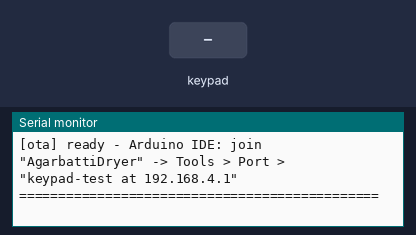
This sketch was run on a simulated ESP32. Shown: the last lines printed to the serial monitor. Wiring (inferred from the names in the program): PCF8574 port expander at I2C address 0x20. Wiring (inferred from the signals the program sends): 4×4 keypad with keys 1 2 3 A 4 5 6 B 7 8 9 C * 0 # D: rows Q0, Q1, Q2, Q3; columns Q4, Q5, Q6, Q7. Inputs (shaded band) come from the test bench.

Above: at 1.5 s.
1.6 s: key '1' pressed
At 2.5 s:
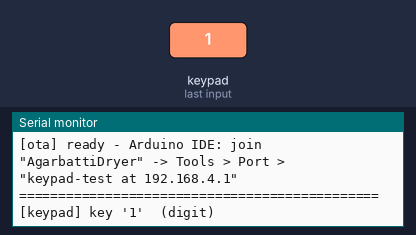
3.1 s: keypad keys 1 2 3 4 pressed 0.4 s apart
At 5.5 s:
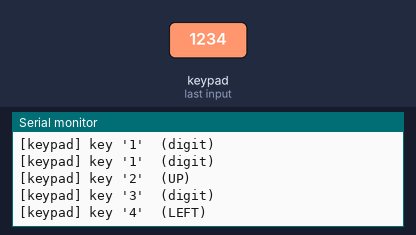
6.2 s: key 'A' pressed
At 6.9 s:
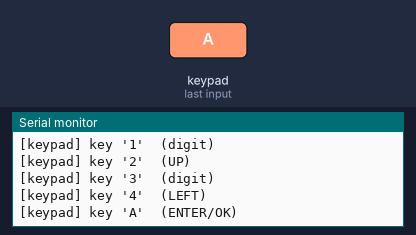
7.7 s: keypad keys 1 2 3 4 # pressed 0.4 s apart
At 10.8 s:
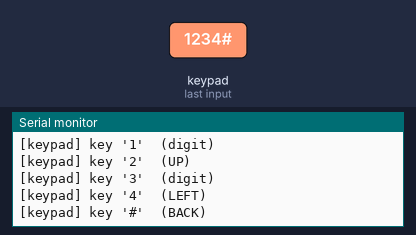
11.2 s: key '6' pressed
At 12.1 s:
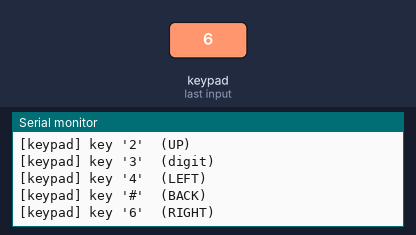
12.7 s: keypad keys 1 2 3 4 * pressed 0.4 s apart
At 15.5 s:
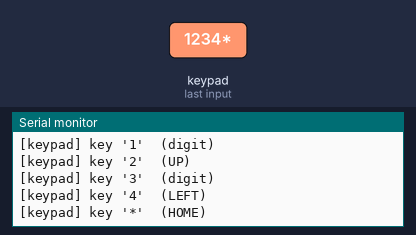

The sketch:

keypad-test.ino
```cpp
/**
 * KEYPAD TEST - Smart Dehumidifier (sensor suite, v2.0.20)
 * ===================================================================
 * Checks the 16-key hex keypad on its PCF8574 I2C backpack, using the
 * same row/column sweep the firmware uses (no Keypad library needed).
 *
 * Wiring (from the dryer build):
 *   classic ESP32:  PCF8574 on I2C0: SDA 21 / SCL 22, address 0x20
 *   ESP32-S3     :  PCF8574 on I2C0: SDA 8 / SCL 9, address 0x20
 *   PCF8574 board: VCC 3V3, GND, SDA, SCL; A0/A1/A2 strapped to GND
 *                  (address 0x20). Buy the PCF8574, NOT the PCF8574A
 *                  (the A is 0x38 = the AHT10's address - collision!).
 *   keypad: 16 tactile keys, rows on P0-P3, columns on P4-P7
 *
 * Use:
 *   1. Flash over USB (this single file - only the ESP32 core).
 *   2. Join WiFi "AgarbattiDryer" (password: dryer1234), open
 *      http://192.168.4.1 -> key press table on your phone.
 *   3. Serial Monitor @ 115200 - press every key once; each one is
 *      printed with its menu meaning.
 *   4. OTA (always present): while this test runs, Arduino IDE
 *      Tools > Port > "keypad-test at 192.168.4.1" lets you upload
 *      ANY sketch in this folder - or the main dryer firmware -
 *      straight over WiFi. No USB needed afterwards.
 *
 * Key map (the on-device menu meanings):
 *   2 = UP      4 = LEFT      6 = RIGHT    8 = DOWN
 *   1 3 5 7 9 0 = digits      * = HOME     # = BACK
 *   A = ENTER/OK   B = MENU   C = MODE     D = RUN
 *
 * Verdict:  PASS = backpack answers + keys register
 *            FAIL = nothing at 0x20..0x27 (wiring / wrong chip / straps)
 */
#include <Arduino.h>
#include <WiFi.h>
#include <WebServer.h>
#include <ArduinoOTA.h>
#include <Wire.h>
#include <ESPmDNS.h>

#if defined(CONFIG_IDF_TARGET_ESP32S3) || defined(ESP32S3)
  #define HW_S3 1
#else
  #define HW_S3 0
#endif

#define AP_SSID   "AgarbattiDryer"
#define AP_PASS   "dryer1234"
#define AP_CHAN   6
#define AP_MAXCL  4
static const char *OTA_HOST  = "keypad-test";
static const char *TEST_NAME = "KEYPAD (PCF8574)";

// rows on P0-P3 (drive one LOW at a time), columns read back on P4-P7
static const char KMAP[4][4] = {
  {'1', '2', '3', 'A'},
  {'4', '5', '6', 'B'},
  {'7', '8', '9', 'C'},
  {'*', '0', '#', 'D'},
};

static const char *keyMeaning(char k) {
  switch (k) {
    case '2': return "UP";
    case '4': return "LEFT";
    case '6': return "RIGHT";
    case '8': return "DOWN";
    case '*': return "HOME";
    case '#': return "BACK";
    case 'A': return "ENTER/OK";
    case 'B': return "MENU";
    case 'C': return "MODE";
    case 'D': return "RUN";
    case '0': case '1': case '3': case '5':
    case '7': case '9': return "digit";
    default: return "?";
  }
}

static int  sSda = -1, sScl = -1;
static uint8_t sAddr = 0x20;
static bool   sFound = false;
static bool   sOk = false;         // backpack answering recently
static uint32_t sScans = 0;
static uint32_t sKeys = 0;
static char  sLastKey = 0;
static uint32_t sLastKeyT = 0;
static uint8_t sSeenMask = 0;      // which of the 16 keys pressed (for verdict)
static bool  sSeen[16] = {false};

static uint8_t keyIndex(char k) {
  for (int r = 0; r < 4; r++)
    for (int c = 0; c < 4; c++)
      if (KMAP[r][c] == k) return (uint8_t)(r * 4 + c);
  return 15;
}

static char kScan() {
  if (!sFound) return 0;
  for (uint8_t r = 0; r < 4; r++) {
    uint8_t out = 0xF0 | (uint8_t)~(1u << r);    // only row r low, cols high
    Wire.beginTransmission(sAddr);
    Wire.write(out);
    if (Wire.endTransmission() != 0) { sOk = false; return 0; }
    Wire.requestFrom(sAddr, (uint8_t)1);
    if (!Wire.available()) { sOk = false; return 0; }
    uint8_t in = (uint8_t)Wire.read();
    sOk = true;
    uint8_t cols = (in >> 4) ^ 0x0F;             // pressed column reads LOW -> 1
    if (cols) {
      for (uint8_t c = 0; c < 4; c++)
        if (cols & (1u << c)) return KMAP[r][c];
    }
  }
  return 0;
}

// --------------------------------------------------------------------
// Web + OTA
// --------------------------------------------------------------------
static const char INDEX_HTML[] PROGMEM = R"rawliteral(
<!doctype html>
<html><head><meta charset="utf-8">
<meta name="viewport" content="width=device-width,initial-scale=1">
<title>Keypad test</title>
<style>
 body{font-family:system-ui,Segoe UI,Roboto,sans-serif;background:#101418;color:#e8edf2;margin:0;padding:16px}
 h1{font-size:18px;margin:0 0 4px}.sub{color:#8a97a5;font-size:12px;margin-bottom:14px}
 .card{background:#1a2129;border:1px solid #2a3542;border-radius:10px;padding:12px 14px;margin-bottom:12px}
 .big{font-size:30px;font-weight:600}.ok{color:#4cd964}.bad{color:#ff5f57}.warn{color:#ffd60a}
 .row{display:flex;justify-content:space-between;font-size:14px;margin-top:6px;color:#b9c4cf}
 .tag{display:inline-block;padding:2px 8px;border-radius:99px;font-size:11px;background:#2a3542}
 table{border-collapse:collapse;margin-top:10px}
 td,th{border:1px solid #2a3542;padding:8px 12px;text-align:center;font-size:15px}
 th{color:#8a97a5;font-size:11px}
 .pressed{background:#1e3a2a;color:#4cd964}
</style></head><body>
<h1>Keypad test</h1>
<div class="sub">smart dehummidifier &middot; keypad-test &middot; refreshes 1/s &middot; verdict <span id="st" class="tag">...</span></div>
<div id="cards">loading...</div>
<script>
function card(c){var h='<div class="card"><div class="big '+(c.cls||'')+'">'+c.big+'</div>';
 h+='<div style="color:#8a97a5;font-size:12px">'+c.t+'</div>';
 (c.rows||[]).forEach(function(r){h+='<div class="row"><span>'+r[0]+'</span><span>'+r[1]+'</span></div>'});
 return h+'</div>'}
async function tick(){try{
 var j=await (await fetch('/data')).json();
 var st=document.getElementById('st');st.textContent=j.verdict;
 st.className='tag '+(j.verdict==='PASS'?'ok':(j.verdict==='FAIL'?'bad':'warn'));
 var html=j.cards.map(card).join('');
 if(j.grid){html+='<table><tr>';
   j.grid[0].forEach(function(x){html+='<th></th>'});html+='</tr>';
   for(var r=0;r<4;r++){html+='<tr>';
     for(var c=0;c<4;c++){var k=j.grid[r+1][c];
       html+='<td class="'+(j.seen[k]?('pressed'):(''))+'">'+k+'</td>'}
     html+='</tr>'}
   html+='</table>'}
 document.getElementById('cards').innerHTML=html;
}catch(e){}setTimeout(tick,1000)}
tick();
</script>
</body></html>
)rawliteral";

WebServer web(80);
String gJson = "{}";

static void jRows(String &rows, const char *k, const String &v) {
  if (rows.length()) rows += ",";
  rows += "[";
  rows += "\"";  rows += k;     rows += "\",";
  rows += "\"";  rows += v;     rows += "\"";
  rows += "]";
}

static void refreshJson() {
  String rows;
  String big, cls;
  if (!sFound) {
    big = "NO BACKPACK"; cls = "bad";
    jRows(rows, "Scanned", "0x20..0x27 on SDA " + String(sSda) + " / SCL " + String(sScl));
    jRows(rows, "Check", "VCC/GND, SDA/SCL, strap A0-A2 to GND, PCF8574 (not 8574A)");
  } else {
    big = sOk ? "alive" : "silent";
    cls = sOk ? "ok" : "warn";
    jRows(rows, "Address", String("0x") + String(sAddr, HEX));
    jRows(rows, "Keys registered", String(sKeys));
    if (sLastKey) jRows(rows, "Last key", String(sLastKey) + " = " + keyMeaning(sLastKey));
  }
  // grid for the 16-key pad
  String grid = "\"grid\":[[\"\",\"\",\"\",\"\"],";
  for (int r = 0; r < 4; r++) {
    grid += "[";
    for (int c = 0; c < 4; c++) grid += "\"" + String(KMAP[r][c]) + (c < 3 ? "," : "") + "\"";
    grid += "]";
    if (r < 3) grid += ",";
  }
  grid += "]";
  String seen = "\"seen\":{";
  for (int i = 0; i < 16; i++) {
    char k = KMAP[i / 4][i % 4];
    seen += "\"" + String(k) + "\":" + (sSeen[i] ? "true" : "false");
    if (i < 15) seen += ",";
  }
  seen += "}";

  String j;
  j.reserve(800);
  if (!sFound)                              j += "{\"verdict\":\"FAIL\",\"cards\":[";
  else if (sKeys >= 16)                     j += "{\"verdict\":\"PASS\",\"cards\":[";
  else if (sKeys >= 1)                      j += "{\"verdict\":\"PASS\",\"cards\":[";
  else                                      j += "{\"verdict\":\"...\",\"cards\":[";
  j += "{\"t\":\"PCF8574 backpack + 16 keys\",\"big\":\"" + big + "\",\"cls\":\"" + cls + "\",\"rows\":" + rows + "]}";
  j += "," + grid + "," + seen;
  gJson = j;
}

static void netBegin() {
  WiFi.mode(WIFI_AP);
  WiFi.softAP(AP_SSID, AP_PASS, AP_CHAN, 0, AP_MAXCL);
  String ip = WiFi.softAPIP().toString();
  Serial.printf("[net] hotspot \"%s\" up (pass: %s) - phone/PC: http://%s\n",
                AP_SSID, AP_PASS, ip.c_str());

  ArduinoOTA.setHostname(OTA_HOST);
  ArduinoOTA.onStart([]() { Serial.println(F("[ota] network update STARTED")); });
  ArduinoOTA.onEnd([]()   { Serial.println(F("[ota] update complete - rebooting")); });
  ArduinoOTA.onProgress([](uint32_t d, uint32_t tot) {
    if (tot == 0) return;
    static uint8_t lastPct = 255;
    uint8_t pct = (uint8_t)(d * 100UL / tot);
    if (pct != lastPct && pct % 25 == 0) { lastPct = pct; Serial.printf("[ota] %u%%\n", (unsigned)pct); }
  });
  ArduinoOTA.onError([](ota_error_t e) { Serial.printf("[ota] error %u\n", (unsigned)e); });
  if (!MDNS.begin(OTA_HOST)) Serial.println(F("[ota] mDNS failed - use the IP directly"));
  else MDNS.addService("http", "tcp", 80);
  ArduinoOTA.begin();
  Serial.printf("[ota] ready - Arduino IDE: join \"%s\" -> Tools > Port > \"%s at %s\"\n",
                AP_SSID, OTA_HOST, ip.c_str());
}

// --------------------------------------------------------------------
static void findBackpack() {
  Wire.begin(sSda, sScl, 100000);
  for (uint8_t a = 0x20; a <= 0x27; a++) {      // strap pins A0-A2 select 0x20..0x26
    Wire.beginTransmission(a);
    if (Wire.endTransmission() == 0) {
      sAddr = a;
      sFound = true;
      break;
    }
  }
  if (!sFound) {
    // one more useful diagnostic: something at 0x38?
    Wire.beginTransmission(0x38);
    if (Wire.endTransmission() == 0)
      Serial.println(F("[keypad] WARNING: device at 0x38 = you have a PCF8574A or an AHT10 - wrong backpack!"));
    Serial.printf("[keypad] no PCF8574 at 0x20..0x27 (SDA %d / SCL %d)\n", sSda, sScl);
    return;
  }
  Wire.beginTransmission(sAddr);
  Wire.write(0xFF);                       // all pins high (idle)
  sOk = (Wire.endTransmission() == 0);
  Serial.printf("[keypad] PCF8574 found at 0x%02X (SDA %d / SCL %d)\n", sAddr, sSda, sScl);
}

void setup() {
  Serial.begin(115200);
  delay(300);
  Serial.println();
  Serial.println("==============================================");
  Serial.printf(" %s SENSOR TEST - smart dehummidifier v2.0.20\n", TEST_NAME);
  Serial.printf(" board: %s (S3: %s)\n",
                ESP.getChipModel(), HW_S3 ? "YES" : "no");

  if (HW_S3) { sSda = 8;  sScl = 9;  }
  else       { sSda = 21; sScl = 22; }

  findBackpack();
  if (sFound) Serial.println(F("[keypad] press each key - it is printed here with its menu meaning"));

  web.on("/", []() { web.send_P(200, "text/html", INDEX_HTML); });
  web.on("/data", []() { web.send(200, "application/json", gJson); });
  web.begin();
  netBegin();
  Serial.println("==============================================");
  refreshJson();
}

void loop() {
  ArduinoOTA.handle();          // OTA lives in every test sketch
  web.handleClient();

  if (sFound) {
    static uint32_t lastScan = 0;
    static char prev = 0;
    static uint32_t tEdge = 0;
    static bool fired = false;
    uint32_t now = millis();
    if (now - lastScan >= 15) {              // same 15 ms cadence as the firmware
      lastScan = now;
      char k = kScan();
      sScans++;
      if (k != prev) { prev = k; tEdge = now; fired = false; }
      else if (k != 0 && !fired && now - tEdge >= 15) {  // stable 15 ms -> real press
        fired = true;                         // one fire per press, like the firmware
        sKeys++;
        sSeen[keyIndex(k)] = true;
        sLastKey = k; sLastKeyT = now;
        Serial.printf("[keypad] key '%c'  (%s)\n", k, keyMeaning(k));
      }
      if (millis() - sLastKeyT > 2000 && sLastKey) sLastKey = 0;   // stop repeating
    }
    static uint32_t lastJson = 0;
    if (now - lastJson >= 1000) { lastJson = now; refreshJson(); }
  }
}
```

Measured:
- after the input at 1.6 s, the serial monitor: prints a new line at once (image 1)
- after the input at 3.1 s, the serial monitor: prints a new line after 0.43 s (image 2)
- after the input at 6.2 s, the serial monitor: prints a new line at once (image 3)
- after the input at 7.7 s, the serial monitor: prints a new line at once (image 4)
- after the input at 11.2 s, the serial monitor: prints a new line at once (image 5)
- after the input at 12.7 s, the serial monitor: prints a new line at once (image 6)
